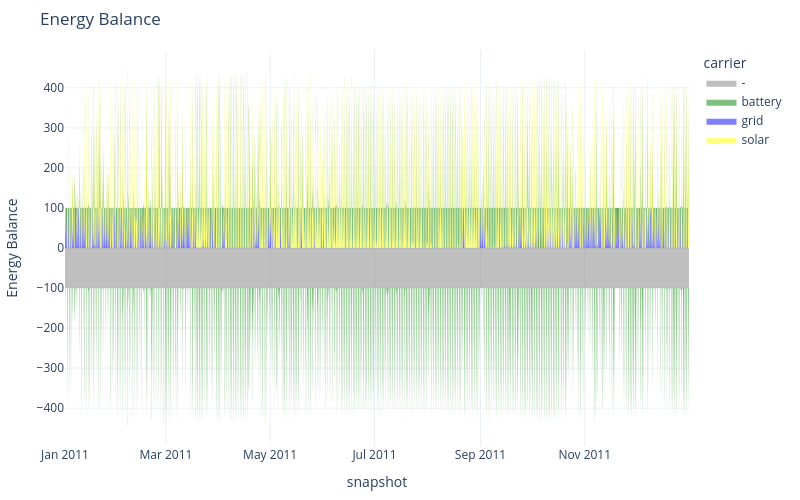

The notebook cell this image was saved under:
### Markdown cell above
The statistics functions also have built-in plotting capabilities, e.g. to plot the dispatch profiles of the system as stacked area charts.

### Code cell
n.add(
    "Carrier",
    ["grid", "solar", "battery", "AC"],
    color=["blue", "yellow", "green", "k"],
)

n.statistics.energy_balance.iplot()

### Figure 1 — Plotly figure (JSON) as saved in the notebook; plotly's stock layout.template omitted (floating-point values rounded to 4 significant figures; data arrays with more than 128 entries replaced by an {"elided": "..."} marker saying what was removed)
{"data": [{"fillpattern": {"shape": ""}, "hovertemplate": "carrier=grid<br>snapshot=%{x}<br>Energy Balance=%{y}<extra></extra>", "legendgroup": "grid", "line": {"color": "blue", "width": 0}, "marker": {"symbol": "circle"}, "mode": "lines", "name": "grid", "orientation": "v", "showlegend": false, "stackgroup": "positive", "type": "scatter", "x": {"elided": "1042 str values"}, "xaxis": "x", "y": {"elided": "1042 float values"}, "yaxis": "y"}, {"fillpattern": {"shape": ""}, "hovertemplate": "carrier=solar<br>snapshot=%{x}<br>Energy Balance=%{y}<extra></extra>", "legendgroup": "solar", "line": {"color": "yellow", "width": 0}, "marker": {"symbol": "circle"}, "mode": "lines", "name": "solar", "orientation": "v", "showlegend": false, "stackgroup": "positive", "type": "scatter", "x": {"elided": "4015 str values"}, "xaxis": "x", "y": {"elided": "4015 float values"}, "yaxis": "y"}, {"fillpattern": {"shape": ""}, "hovertemplate": "carrier=battery<br>snapshot=%{x}<br>Energy Balance=%{y}<extra></extra>", "legendgroup": "battery", "line": {"color": "green", "width": 0}, "marker": {"symbol": "circle"}, "mode": "lines", "name": "battery", "orientation": "v", "showlegend": false, "stackgroup": "positive", "type": "scatter", "x": {"elided": "4708 str values"}, "xaxis": "x", "y": {"elided": "4708 float values"}, "yaxis": "y"}, {"fillpattern": {"shape": ""}, "hovertemplate": "carrier=-<br>snapshot=%{x}<br>Energy Balance=%{y}<extra></extra>", "legendgroup": "-", "line": {"color": "gray", "width": 0}, "marker": {"symbol": "circle"}, "mode": "lines", "name": "-", "orientation": "v", "showlegend": false, "stackgroup": "negative", "type": "scatter", "x": {"elided": "8760 str values"}, "xaxis": "x", "y": {"elided": "8760 float values"}, "yaxis": "y"}, {"fillpattern": {"shape": ""}, "hovertemplate": "carrier=battery<br>snapshot=%{x}<br>Energy Balance=%{y}<extra></extra>", "legendgroup": "battery", "line": {"color": "green", "width": 0}, "marker": {"symbol": "circle"}, "mode": "lines", "name": "battery", "orientation": "v", "showlegend": false, "stackgroup": "negative", "type": "scatter", "x": {"elided": "2564 str values"}, "xaxis": "x", "y": {"elided": "2564 float values"}, "yaxis": "y"}, {"fillpattern": {"shape": ""}, "hovertemplate": "carrier=-<br>snapshot=%{x}<br>Energy Balance=%{y}<extra></extra>", "legendgroup": "-", "line": {"color": "gray", "width": 0}, "marker": {"symbol": "circle"}, "mode": "lines", "name": "-", "orientation": "v", "showlegend": true, "stackgroup": "1", "type": "scatter", "x": ["2011-12-31T23:00:00.000000"], "xaxis": "x", "y": [NaN], "yaxis": "y"}, {"fillpattern": {"shape": ""}, "hovertemplate": "carrier=battery<br>snapshot=%{x}<br>Energy Balance=%{y}<extra></extra>", "legendgroup": "battery", "line": {"color": "green", "width": 0}, "marker": {"symbol": "circle"}, "mode": "lines", "name": "battery", "orientation": "v", "showlegend": true, "stackgroup": "1", "type": "scatter", "x": ["2011-12-31T23:00:00.000000"], "xaxis": "x", "y": [NaN], "yaxis": "y"}, {"fillpattern": {"shape": ""}, "hovertemplate": "carrier=grid<br>snapshot=%{x}<br>Energy Balance=%{y}<extra></extra>", "legendgroup": "grid", "line": {"color": "blue", "width": 0}, "marker": {"symbol": "circle"}, "mode": "lines", "name": "grid", "orientation": "v", "showlegend": true, "stackgroup": "1", "type": "scatter", "x": ["2011-12-31T23:00:00.000000"], "xaxis": "x", "y": [NaN], "yaxis": "y"}, {"fillpattern": {"shape": ""}, "hovertemplate": "carrier=solar<br>snapshot=%{x}<br>Energy Balance=%{y}<extra></extra>", "legendgroup": "solar", "line": {"color": "yellow", "width": 0}, "marker": {"symbol": "circle"}, "mode": "lines", "name": "solar", "orientation": "v", "showlegend": true, "stackgroup": "1", "type": "scatter", "x": ["2011-12-31T23:00:00.000000"], "xaxis": "x", "y": [NaN], "yaxis": "y"}], "layout": {"height": 500, "hovermode": "x", "legend": {"title": {"text": "carrier"}, "tracegroupgap": 0}, "margin": {"b": 50, "l": 50, "r": 50, "t": 50}, "title": {"text": "Energy Balance"}, "width": 800, "xaxis": {"anchor": "y", "domain": [0.0, 1.0], "title": {"text": "snapshot"}}, "yaxis": {"anchor": "x", "domain": [0.0, 1.0], "title": {"text": "Energy Balance"}}}}
